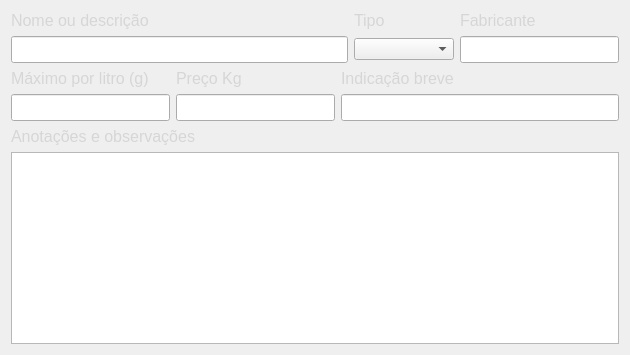
                <widget class="QWidget" name="adjunto_aba">
                 <attribute name="title">
                  <string>Adjunto</string>
                 </attribute>
                 <layout class="QGridLayout" name="gridLayout_3">
                  <item row="0" column="0" colspan="3">
                   <widget class="QLabel" name="label_34">
                    <property name="text">
                     <string>&lt;html&gt;&lt;head/&gt;&lt;body&gt;&lt;p&gt;&lt;span style=&quot; font-size:12pt; color:#d6d6d6;&quot;&gt;Nome ou descrição&lt;/span&gt;&lt;/p&gt;&lt;/body&gt;&lt;/html&gt;</string>
                    </property>
                   </widget>
                  </item>
                  <item row="0" column="3">
                   <widget class="QLabel" name="label_36">
                    <property name="text">
                     <string>&lt;html&gt;&lt;head/&gt;&lt;body&gt;&lt;p&gt;&lt;span style=&quot; font-size:12pt; color:#d6d6d6;&quot;&gt;Tipo&lt;/span&gt;&lt;/p&gt;&lt;/body&gt;&lt;/html&gt;</string>
                    </property>
                   </widget>
                  </item>
                  <item row="0" column="4">
                   <widget class="QLabel" name="label_35">
                    <property name="text">
                     <string>&lt;html&gt;&lt;head/&gt;&lt;body&gt;&lt;p&gt;&lt;span style=&quot; font-size:12pt; color:#d6d6d6;&quot;&gt;Fabricante&lt;/span&gt;&lt;/p&gt;&lt;/body&gt;&lt;/html&gt;</string>
                    </property>
                   </widget>
                  </item>
                  <item row="1" column="0" colspan="3">
                   <widget class="QLineEdit" name="descricao_adjunto_tbx">
                    <property name="font">
                     <font>
                      <pointsize>12</pointsize>
                      <bold>true</bold>
                     </font>
                    </property>
                    <property name="placeholderText">
                     <string/>
                    </property>
                   </widget>
                  </item>
                  <item row="1" column="3">
                   <widget class="QComboBox" name="tipo_adjunto_cb">
                    <property name="minimumSize">
                     <size>
                      <width>100</width>
                      <height>0</height>
                     </size>
                    </property>
                    <property name="placeholderText">
                     <string/>
                    </property>
                   </widget>
                  </item>
                  <item row="1" column="4">
                   <widget class="QLineEdit" name="fabricante_adjunto_tbx">
                    <property name="font">
                     <font>
                      <pointsize>12</pointsize>
                      <bold>true</bold>
                     </font>
                    </property>
                    <property name="placeholderText">
                     <string/>
                    </property>
                   </widget>
                  </item>
                  <item row="2" column="0">
                   <widget class="QLabel" name="label_37">
                    <property name="text">
                     <string>&lt;html&gt;&lt;head/&gt;&lt;body&gt;&lt;p&gt;&lt;span style=&quot; font-size:12pt; color:#d6d6d6;&quot;&gt;Máximo por litro (g)&lt;/span&gt;&lt;/p&gt;&lt;/body&gt;&lt;/html&gt;</string>
                    </property>
                   </widget>
                  </item>
                  <item row="2" column="1">
                   <widget class="QLabel" name="label_33">
                    <property name="text">
                     <string>&lt;html&gt;&lt;head/&gt;&lt;body&gt;&lt;p&gt;&lt;span style=&quot; font-size:12pt; color:#d6d6d6;&quot;&gt;Preço Kg&lt;/span&gt;&lt;/p&gt;&lt;/body&gt;&lt;/html&gt;</string>
                    </property>
                   </widget>
                  </item>
                  <item row="2" column="2" colspan="2">
                   <widget class="QLabel" name="label_38">
                    <property name="text">
                     <string>&lt;html&gt;&lt;head/&gt;&lt;body&gt;&lt;p&gt;&lt;span style=&quot; font-size:12pt; color:#d6d6d6;&quot;&gt;Indicação breve&lt;/span&gt;&lt;/p&gt;&lt;/body&gt;&lt;/html&gt;</string>
                    </property>
                   </widget>
                  </item>
                  <item row="3" column="0">
                   <widget class="QLineEdit" name="maximo_por_litro_adjunto_tbx">
                    <property name="font">
                     <font>
                      <pointsize>12</pointsize>
                      <bold>true</bold>
                     </font>
                    </property>
                    <property name="placeholderText">
                     <string/>
                    </property>
                   </widget>
                  </item>
                  <item row="3" column="1">
                   <widget class="QLineEdit" name="preco_adjunto_tbx">
                    <property name="font">
                     <font>
                      <pointsize>12</pointsize>
                      <bold>true</bold>
                     </font>
                    </property>
                    <property name="placeholderText">
                     <string/>
                    </property>
                   </widget>
                  </item>
                  <item row="3" column="2" colspan="3">
                   <widget class="QLineEdit" name="indicacao_breve_adjunto_tbx">
                    <property name="font">
                     <font>
                      <pointsize>12</pointsize>
                      <bold>true</bold>
                     </font>
                    </property>
                    <property name="placeholderText">
                     <string/>
                    </property>
                   </widget>
                  </item>
                  <item row="4" column="0" colspan="2">
                   <widget class="QLabel" name="label_32">
                    <property name="text">
                     <string>&lt;html&gt;&lt;head/&gt;&lt;body&gt;&lt;p&gt;&lt;span style=&quot; font-size:12pt; color:#d6d6d6;&quot;&gt;Anotações e observações&lt;/span&gt;&lt;/p&gt;&lt;/body&gt;&lt;/html&gt;</string>
                    </property>
                   </widget>
                  </item>
                  <item row="5" column="0" colspan="5">
                   <widget class="QTextEdit" name="observacoes_adjunto_tbx">
                    <property name="placeholderText">
                     <string/>
                    </property>
                   </widget>
                  </item>
                 </layout>
                </widget>
